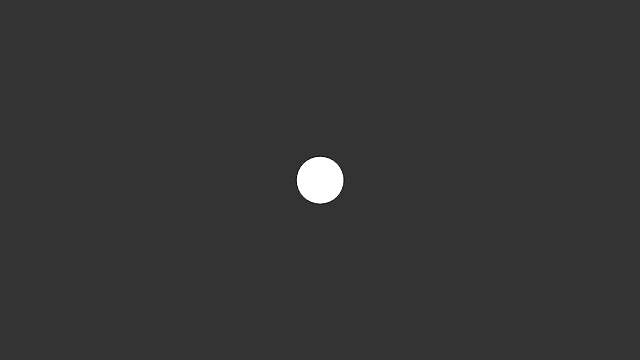
Frame 1 (no input)
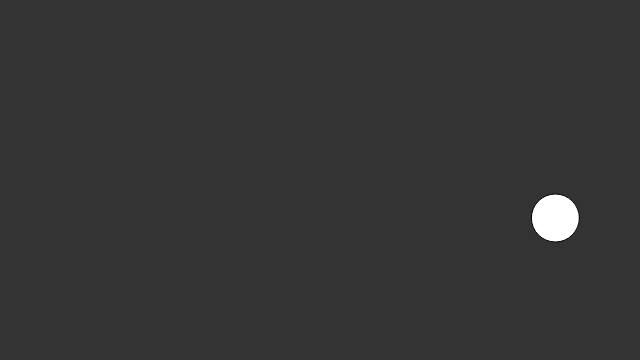
Frame 60 (no input)
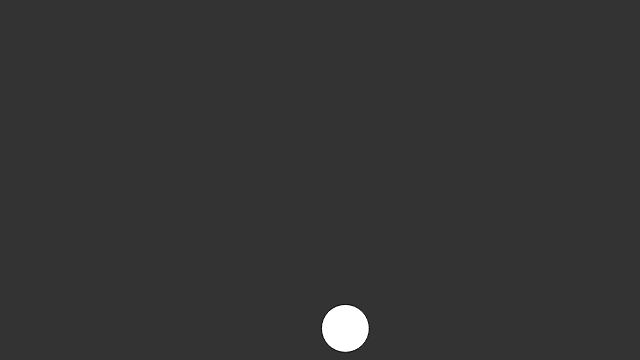
Frame 120 (the mouse pressed at the canvas centre since frame 60)

The p5.js sketch that drew these frames (run headless with seeded random() and noise() and a simulated clock; from frame 60 on, the mouse is pressed at the canvas centre):

// p5.js sketch
// ── sketch.js
var particle;

function setup() {
  createCanvas(640, 360);
  particle = new Particle(width/2, height/2);
}

function draw() {
  background(51);
  
  var gravity = createVector(0, 0.2);
  particle.applyForce(gravity);
  var wind = createVector(0.2, 0);
  particle.applyForce(wind);
  
  particle.checkEdges();
  particle.update();
  particle.display();
  
}
// ── particle.js
function Particle(xpos, ypos) {
  this.pos = createVector(xpos, ypos);
  this.vel = createVector(0, 0);
  this.acc = createVector(0, 0);
  this.mass = 1;
  this.radius = 24;
  this.diameter = this.radius * 2;
  
  this.applyForce = function(force){
    //force = mass * acc translates to acc = force if mass is equal to 1
    this.acc.add(force);
  }
  
  this.checkEdges = function() {
    if (this.pos.y + this.radius > height) {
      this.vel.y *= -1;
      this.pos.y = height - this.radius;
    }
    if (this.pos.y - this.radius < 0) {
      this.vel.y *= -1;
      this.pos.y = 0 + this.radius;
    }
    if (this.pos.x + this.radius > width) {
      this.vel.x *= -1;
      this.pos.x = width - this.radius;
    }
    if (this.pos.x - this.radius < 0) {
      this.vel.x *= -1;
      this.pos.x = 0 + this.radius;
    }
  }
  
  this.update = function() {
    this.vel.add(this.acc);
    this.pos.add(this.vel);
    
    // reset accelaration back to 0 so it doesn't compound with each frame
    this.acc.set(0, 0);
  }
  
  this.display = function() {
    fill(255);
    ellipse(this.pos.x, this.pos.y, this.diameter, this.diameter);
  }
}
